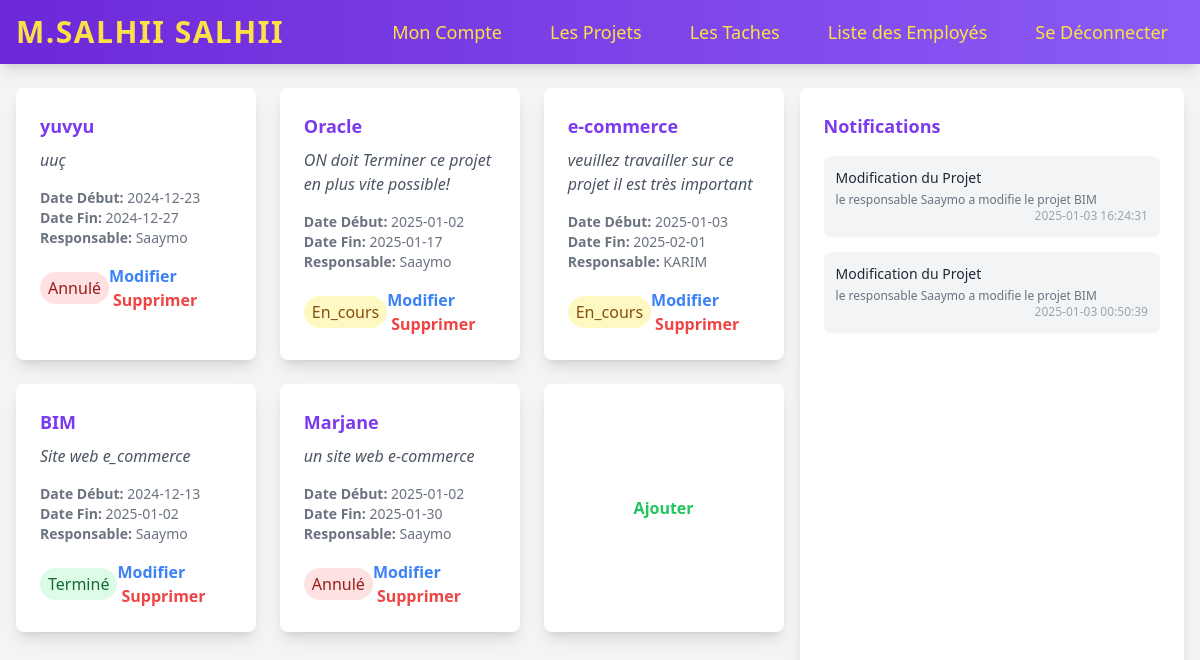
The app's page /projet_admin.php (signed in) with its own data.
### tables this page shows
CREATE TABLE `utilisateur` (
  `id` int(11) NOT NULL,
  `nom` varchar(100) NOT NULL,
  `prenom` varchar(50) NOT NULL,
  `email` varchar(150) NOT NULL,
  `mdp` varchar(255) NOT NULL,
  `role` enum('Administrateur','Responsable','Membre') NOT NULL
);

CREATE TABLE `projet` (
  `id` int(11) NOT NULL,
  `nom` varchar(100) NOT NULL,
  `description` text DEFAULT NULL,
  `date_debut` date NOT NULL,
  `date_fin_prevue` date NOT NULL,
  `statut` enum('En_cours','Terminé','Annulé','Suspendue') NOT NULL,
  `id_resp` int(11) NOT NULL
);

CREATE TABLE `notification` (
  `id` int(11) NOT NULL,
  `titre` varchar(100) NOT NULL,
  `texte` text NOT NULL,
  `id_createur` int(11) NOT NULL,
  `id_projet` int(11) DEFAULT NULL,
  `id_tache` int(11) DEFAULT NULL,
  `date_notification` datetime DEFAULT current_timestamp()
);

### projet_admin.php (the view, shortened to what this page needs)
<?php
include 'connexion_bd.php';
$id=$_SESSION['id_admin'];
try {
    $sql = "SELECT * FROM utilisateur WHERE id = :id";
    $stm = $pdo->prepare($sql);
    $stm->bindParam(':id', $id, PDO::PARAM_INT);
    $stm->execute();
    $admin = $stm->fetch(PDO::FETCH_ASSOC);
} catch (PDOException $e) {
    die("Erreur : " . $e->getMessage());
}
$sql1 = "SELECT
    projet.id,
    projet.nom,
    projet.description,
    projet.date_debut,
    projet.date_fin_prevue,
    projet.statut,
    projet.id_resp,
    utilisateur.nom AS nom_resp
FROM projet
INNER JOIN utilisateur ON projet.id_resp = utilisateur.id";
$stm = $pdo->prepare($sql1);
$stm->execute();
$projets = $stm->fetchAll(PDO::FETCH_ASSOC);
$sql2 = "SELECT notification.* FROM notification JOIN utilisateur ON notification.id_createur=utilisateur.id where (notification.id_tache IS NULL) AND (utilisateur.role = 'Responsable') ORDER BY date_notification DESC";
$sttm = $pdo->prepare($sql2);
$sttm->execute();
$notifications = $sttm->fetchAll(PDO::FETCH_ASSOC);
?>
<!DOCTYPE html>
<html lang="en">
<head>
    <script src="https://cdn.tailwindcss.com"></script>
</head>
<body class="bg-gray-100">
    <nav class="bg-gradient-to-r from-violet-700 to-violet-500 shadow-lg">
        <div class="max-w-7xl mx-auto px-4">
            <div class="flex items-center justify-between h-16">
                <div class="flex-shrink-0 flex items-center">
                <a href="" class="text-yellow-300 font-extrabold text-3xl tracking-wider">M.<?= $admin['nom'].'  '.$admin['prenom'] ?></a>
                </div>
                <div class="hidden md:flex space-x-4 items-center">
                    <a href="profile.php" class="text-yellow-300 hover:bg-violet-600 px-4 py-2 rounded-lg text-lg font-medium">Mon Compte</a>
                    <a href="projet_admin.php" class="text-yellow-300 hover:bg-violet-600 px-4 py-2 rounded-lg text-lg font-medium">Les Projets</a>
                    <a href="tache_admin.php" class="text-yellow-300 hover:bg-violet-600 px-4 py-2 rounded-lg text-lg font-medium">Les Taches</a>
                    <a href="home_admin.php" class="text-yellow-300 hover:bg-violet-600 px-4 py-2 rounded-lg text-lg font-medium">Liste des Employés</a>
                    <a href="logout.php" class="text-yellow-300 hover:bg-violet-600 px-4 py-2 rounded-lg text-lg font-medium">Se Déconnecter</a>
                </div>
            </div>
        </div>
    </nav>
   <div class="max-w-9xl mx-auto py-6 px-4 flex gap-4">
        <div class="w-2/3">
            <div class="grid grid-cols-1 sm:grid-cols-2 lg:grid-cols-3 gap-6">
                <?php if (is_array($projets) && count($projets) > 0) {
                    foreach ($projets as $projet): ?>
                        <div class="bg-white shadow-lg rounded-lg  p-6">
                            <h2 class="text-lg font-bold text-violet-600 mb-2"><?php echo htmlspecialchars($projet['nom']); ?></h2>
                            <p class="text-gray-600 italic mb-4"><?php echo htmlspecialchars($projet['description']); ?></p>
                            <div class="text-sm text-gray-500">
                                <p><strong>Date Début:</strong> <?php echo htmlspecialchars($projet['date_debut']); ?></p>
                                <p><strong>Date Fin:</strong> <?php echo htmlspecialchars($projet['date_fin_prevue']); ?></p>
                                <p><strong>Responsable:</strong> <?php echo htmlspecialchars($projet['nom_resp']); ?></p>
                            </div>
                            <div class="mt-4 flex justify-between items-center">
                                <span class="px-2 py-1 rounded-full <?php
                                echo $projet['statut'] === 'Terminé' ? 'bg-green-100 text-green-800' : ($projet['statut'] === 'Annulé' ? 'bg-red-100 text-red-800' : 'bg-yellow-100 text-yellow-800'); ?>">
                                    <?php echo htmlspecialchars($projet['statut']); ?>
                                </span>
                                <div class="space-x-1">
                                    <a href="modif_projet.php?id=<?php echo $projet['id']; ?>"
                                       class="text-blue-500 hover:text-blue-700 font-bold">Modifier</a>
                                    <a href="supp_projet.php?delete=<?php echo $projet['id']; ?>"
                                       class="text-red-500 hover:text-red-700 font-bold">Supprimer</a>
                                </div>
                            </div>
                        </div>
                    <?php endforeach;?>
                    <div class="bg-white shadow-lg rounded-lg p-6 flex items-center justify-center" style="min-height: 200px;">
                        <a href="ajouter_projet.php"
                        class="text-green-500 hover:text-blue-700 font-bold text-center">Ajouter</a>
                    </div>
                    <?php
                } else { ?>
                    <p class="text-center text-gray-500">Aucun projet trouvé.</p>
                <?php } ?>
            </div>
        </div>
    <div class="w-1/3 bg-white shadow-lg rounded-lg p-6 h-screen">
        <h2 class="text-lg font-bold text-violet-600 mb-4">Notifications</h2>
        <div class="space-y-4 overflow-y-auto h-[calc(100%-5rem)]">
            <?php if (is_array($notifications) && count($notifications) > 0) {
                foreach ($notifications as $notification): ?>
                    <div class="bg-gray-100 p-3 rounded-lg shadow-sm">
                        <p class="text-sm text-gray-800 font-medium mb-1"><?php echo htmlspecialchars($notification['titre']); ?></p>
                        <p class="text-xs text-gray-500"><?php echo htmlspecialchars($notification['texte']); ?></p>
                        <p class="text-xs text-gray-400 text-right"><?php echo htmlspecialchars($notification['date_notification']); ?></p>
                    </div>
                <?php endforeach;
            } else { ?>
                <p class="text-gray-500">Aucune notification trouvée.</p>
            <?php } ?>
        </div>
    </div>
</div>
</body>
</html>

### records on screen
utilisateur: nom "SALHII", prenom "SALHII"
projet: nom "yuvyu", description "uuç", date_debut "2024-12-23", date_fin_prevue "2024-12-27", id_resp.nom "Saaymo", statut "Annulé"
projet: nom "Oracle", description "ON doit Terminer ce projet en plus vite possible!", date_debut "2025-01-02", date_fin_prevue "2025-01-17", id_resp.nom "Saaymo", statut "En_cours"
projet: nom "e-commerce", description "veuillez travailler sur ce projet il est très important", date_debut "2025-01-03", date_fin_prevue "2025-02-01", id_resp.nom "KARIM", statut "En_cours"
projet: nom "BIM", description "Site web e_commerce", date_debut "2024-12-13", date_fin_prevue "2025-01-02", id_resp.nom "Saaymo", statut "Terminé"
projet: nom "Marjane", description "un site web e-commerce", date_debut "2025-01-02", date_fin_prevue "2025-01-30", id_resp.nom "Saaymo", statut "Annulé"
notification: titre "Modification du Projet", texte "le responsable Saaymo a modifie le projet BIM", date_notification "2025-01-03 16:24:31"
notification: titre "Modification du Projet", texte "le responsable Saaymo a modifie le projet BIM", date_notification "2025-01-03 00:50:39"
